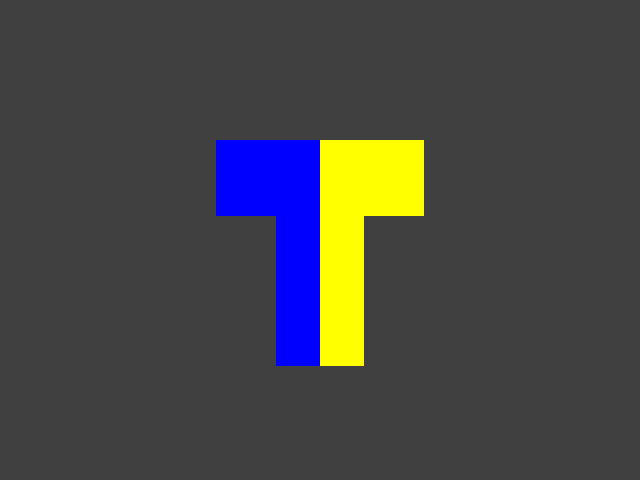
Frame 1 (no input)
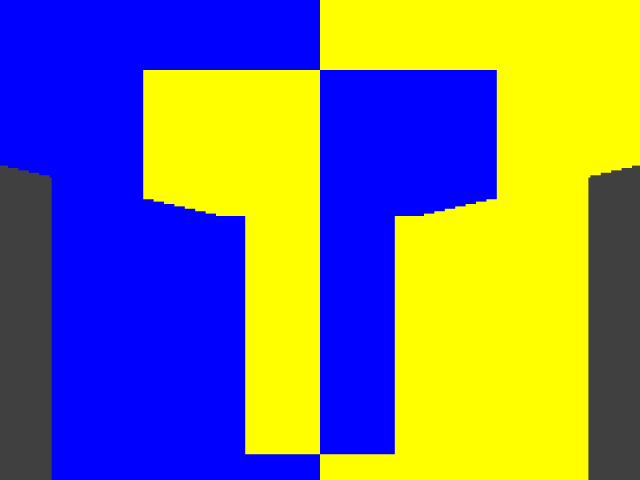
Frame 60 (the mouse pressed at the canvas centre just before this capture)
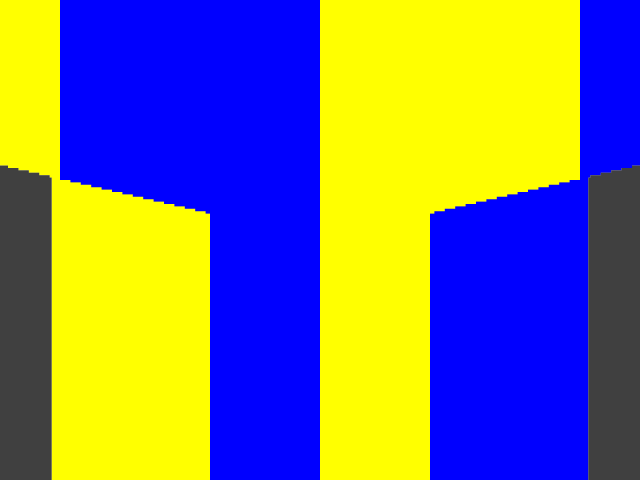
Frame 120 (the mouse held since frame 60 and released just before this capture)

The Processing sketch that drew these frames (run headless with seeded random() and noise(); from frame 60 on, the mouse is pressed at the canvas centre):

// Processing sketch: processing_166695
// ── processing_166695.pde

float scl = 1.0;
color a = color(255,255, 0);
color b = color(0, 0, 255);
color t = color(0, 0, 0);

void setup () {
  size(640,480);
  background(64);
  smooth();
  noStroke();
}

void draw() {
  translate(width/2, height/2);
  pushMatrix();
  scale(scl);
  fill(a);
  beginShape();
    vertex(0,126);
    vertex(44,126);
    vertex(44,-24);
    vertex(104,-24);
    vertex(104,-100);
    vertex(0,-100);
  endShape(CLOSE);
 
  fill(b);
  beginShape();
    vertex(0,126);
    vertex(-44,126);
    vertex(-44,-24);
    vertex(-104,-24);
    vertex(-104,-100);
    vertex(0,-100);
  endShape(CLOSE);
  popMatrix();
  if (scl < 6.0) {
    scl += 0.1;
  } else {
    scl = 1.0;
    t = a;
    a = b;
    b = t;
  }
}
